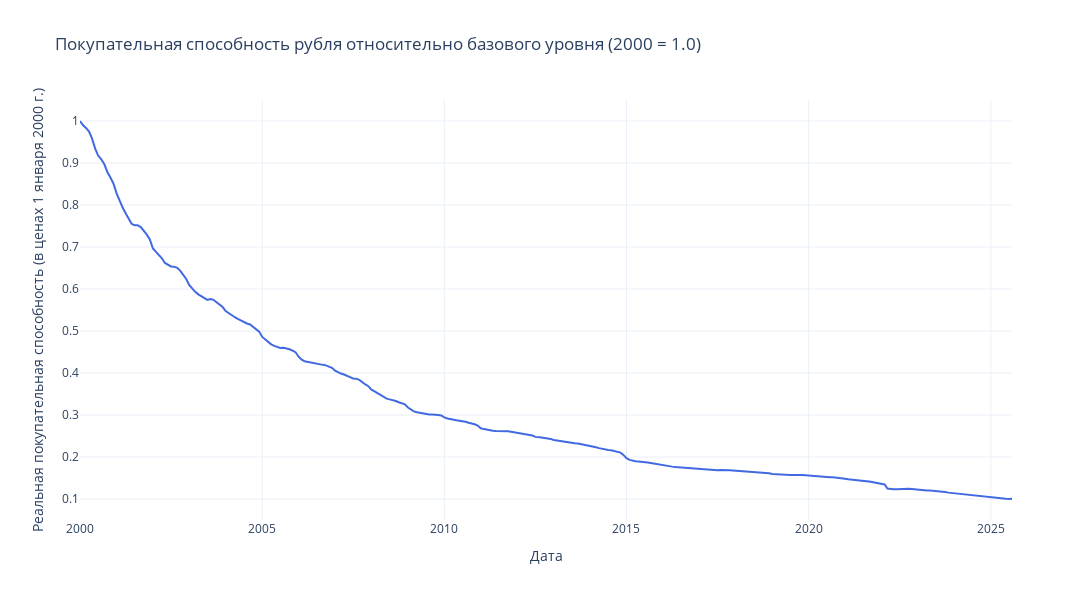

Source (notebook cell):
### Code cell
plot_2d_interactive(
    x=df_melted['date'],
    y=df_melted['real_ruble'],
    xlabel="Дата",
    ylabel="Реальная покупательная способность (в ценах 1 января 2000 г.)",
    title="Покупательная способность рубля относительно базового уровня на товары и услуги (2000 = 1.0)"
)

### Figure 1 — Plotly figure (JSON) as saved in the notebook; plotly's stock layout.template omitted (floating-point values rounded to 4 significant figures; data arrays with more than 128 entries replaced by an {"elided": "..."} marker saying what was removed)
{"data": [{"hovertemplate": "Дата: %{x}<br>Значение: %{y:.4f} <extra></extra>", "line": {"color": "royalblue", "width": 2}, "mode": "lines", "x": {"elided": "308 str values"}, "y": {"elided": "308 float values"}, "type": "scatter"}], "layout": {"title": {"text": "Покупательная способность рубля относительно базового уровня (2000 = 1.0)"}, "xaxis": {"title": {"text": "Дата"}}, "yaxis": {"title": {"text": "Реальная покупательная способность (в ценах 1 января 2000 г.)"}}, "hovermode": "x unified", "width": 1100, "height": 600}}
